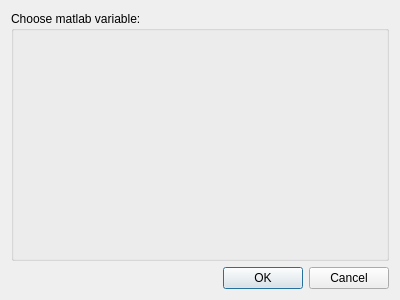
<?xml version="1.0" encoding="UTF-8"?>
<ui version="4.0">
 <class>Dialog</class>
 <widget class="QDialog" name="Dialog">
  <property name="geometry">
   <rect>
    <x>0</x>
    <y>0</y>
    <width>400</width>
    <height>300</height>
   </rect>
  </property>
  <property name="windowTitle">
   <string>Dialog</string>
  </property>
  <layout class="QVBoxLayout" name="verticalLayout">
   <item>
    <widget class="QGroupBox" name="matVars">
     <property name="title">
      <string>Choose matlab variable:</string>
     </property>
    </widget>
   </item>
   <item>
    <widget class="QDialogButtonBox" name="buttonBox">
     <property name="orientation">
      <enum>Qt::Horizontal</enum>
     </property>
     <property name="standardButtons">
      <set>QDialogButtonBox::Cancel|QDialogButtonBox::Ok</set>
     </property>
    </widget>
   </item>
  </layout>
 </widget>
 <resources/>
 <connections>
  <connection>
   <sender>buttonBox</sender>
   <signal>accepted()</signal>
   <receiver>Dialog</receiver>
   <slot>accept()</slot>
   <hints>
    <hint type="sourcelabel">
     <x>248</x>
     <y>254</y>
    </hint>
    <hint type="destinationlabel">
     <x>157</x>
     <y>274</y>
    </hint>
   </hints>
  </connection>
  <connection>
   <sender>buttonBox</sender>
   <signal>rejected()</signal>
   <receiver>Dialog</receiver>
   <slot>reject()</slot>
   <hints>
    <hint type="sourcelabel">
     <x>316</x>
     <y>260</y>
    </hint>
    <hint type="destinationlabel">
     <x>286</x>
     <y>274</y>
    </hint>
   </hints>
  </connection>
 </connections>
</ui>
